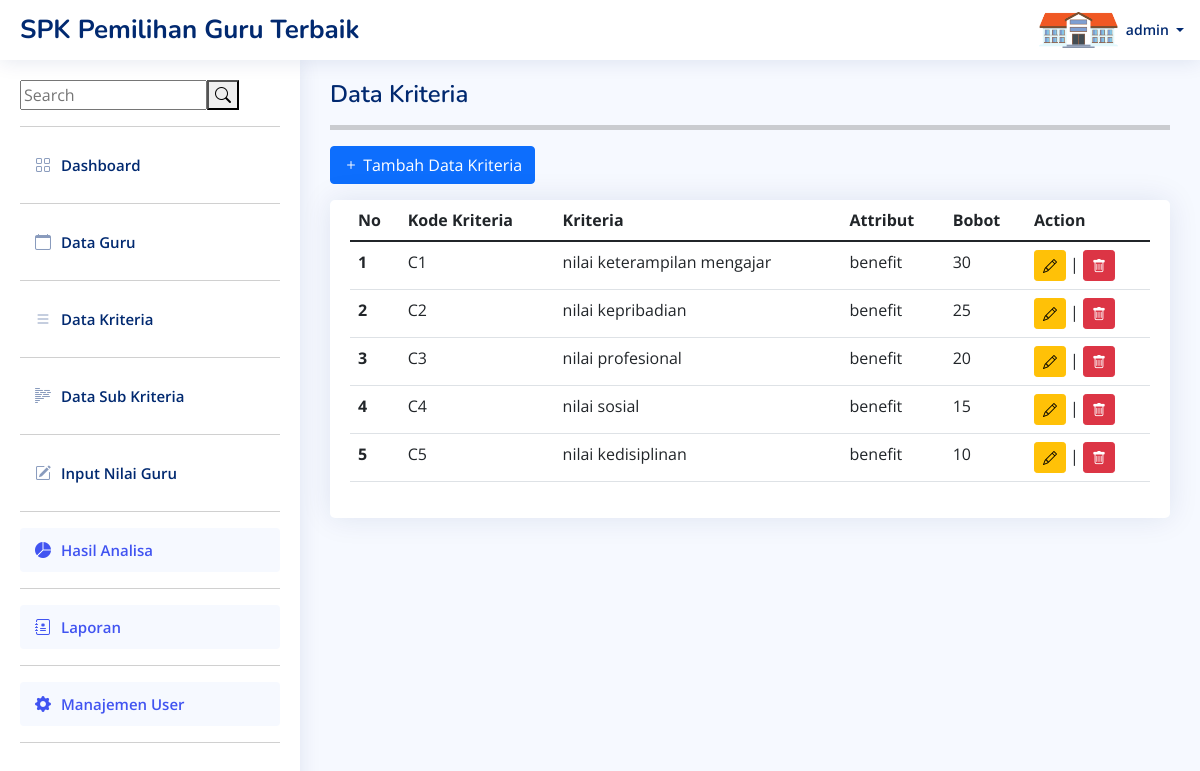
The page /data_kriteria.php (signed in) on the database as committed earlier.
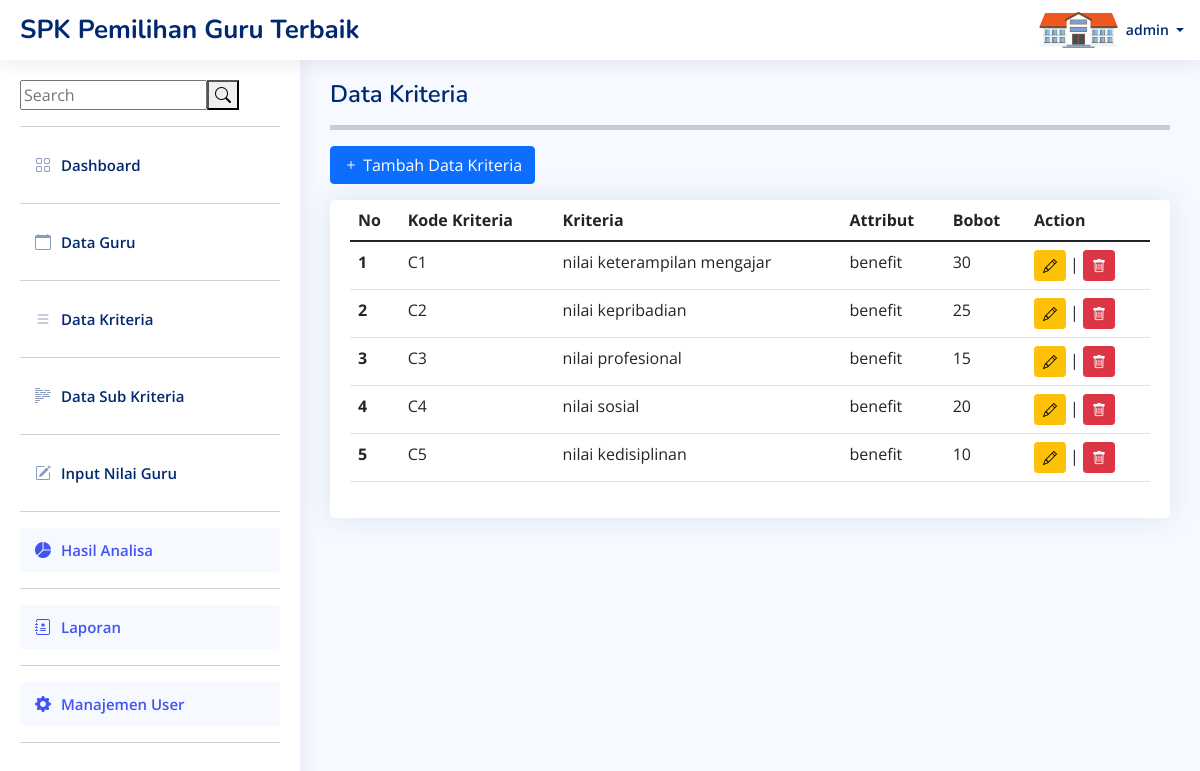
The same page on the database as committed later.
### tables this page shows
CREATE TABLE `kriteria` (
  `id_kriteria` int(11) NOT NULL,
  `kd_kriteria` varchar(50) NOT NULL,
  `nama_kriteria` varchar(100) NOT NULL,
  `attribut` varchar(50) NOT NULL,
  `bobot` int(11) NOT NULL
);

### data_kriteria.php (the view, shortened to what this page needs)
<?php
include("template/headers.php");
include("core/fungsi.php");
$query = "SELECT * FROM kriteria";
$result = mysqli_query($con,$query);
?>
  <main id="main" class="main">
    <div class="pagetitle">
      <h1>Data Kriteria</h1>
      <hr style="height:5px;">
    </div>
    <a href="tambah_kriteria.php" class="btn btn-primary mb-3"><i class="bi bi-plus"></i> Tambah Data Kriteria</a>
    <section class="section">
      <div class="row">
        <div class="col-lg-12">
          <div class="card">
            <div class="card-body">
              <table class="table datatable">
                <thead>
                  <tr>
                    <th scope="col">No</th>
                    <th scope="col">Kode Kriteria</th>
                    <th scope="col">Kriteria</th>
                    <th scope="col">Attribut</th>
                    <th scope="col">Bobot</th>
                    <th scope="col">Action</th>
                  </tr>
                </thead>
                <tbody>
                  <?php
                    $no= 1;
                  foreach($result as $row):
                    ?>
                  <tr>
                    <th scope="row"><?= $no++; ?></th>
                    <td><?= $row['kd_kriteria']; ?></td>
                    <td><?= $row['nama_kriteria']; ?></td>
                    <td><?= $row['attribut']; ?></td>
                    <td><?= $row['bobot']; ?></td>
                    <td>
                      <form action="fkriteria.php" method="post">
                        <a href="edit_kriteria.php?id=<?=$row['id_kriteria']; ?>" class="btn btn-warning btn-sm " name="edit"><i class="bi bi-pencil"></i></a> | <button  class="btn btn-danger btn-sm" name="delete"><i class="bi bi-trash"></i></button>
                      </form>
                      </td>
                    </tr>
                  <?php endforeach; ?>
                </tbody>
              </table>
            </div>
          </div>
        </div>
      </div>
    </section>
  </main>
</body>
</html>

### template/headers.php (shortened to what this page needs)
<!DOCTYPE html>
<html lang="en">
<head>
  <link href="assets/vendor/bootstrap/css/bootstrap.min.css" rel="stylesheet">
  <link href="assets/vendor/bootstrap-icons/bootstrap-icons.css" rel="stylesheet">
  <link href="assets/vendor/boxicons/css/boxicons.min.css" rel="stylesheet">
  <link href="assets/vendor/quill/quill.snow.css" rel="stylesheet">
  <link href="assets/vendor/quill/quill.bubble.css" rel="stylesheet">
  <link href="assets/vendor/remixicon/remixicon.css" rel="stylesheet">
  <link href="assets/vendor/simple-datatables/style.css" rel="stylesheet">
  <link href="assets/css/style.css" rel="stylesheet">
</head>
<body>
  <header id="header" class="header fixed-top d-flex align-items-center">
    <div class="d-flex align-items-center justify-content-between">
      <a href="dashboard.php" class="logo d-flex align-items-center" style="width: 600px;">
        <span class="d-none d-lg-block">SPK Pemilihan Guru Terbaik</span>
      </a>
    </div>
    <nav class="header-nav ms-auto">
      <ul class="d-flex align-items-center">
        <li class="nav-item dropdown pe-3">
          <a class="nav-link nav-profile d-flex align-items-center pe-0" href="#" data-bs-toggle="dropdown">
            <img src="assets/img/background.png" alt="Profile">
            <span class="d-none d-md-block dropdown-toggle ps-2">
            <?php
              if(isset($_SESSION['username'])){
                echo $_SESSION['username'];
              }else{
                exit();
              }
            ?>
            </span>
          </a>
        </li>
      </ul>
    </nav>
  </header>
  <aside id="sidebar" class="sidebar">
    <ul class="sidebar-nav" id="sidebar-nav">
        <div class="search-bar mb-3">
            <form class="search-form d-flex align-items-center" method="POST" action="#">
              <input type="text" name="query" placeholder="Search" title="Enter search keyword">
              <button type="submit" title="Search"><i class="bi bi-search"></i></button>
            </form>
          </div>
          <hr>
      <li class="nav-item mb-3">
        <a class="nav-link collapsed " href="dashboard.php">
          <i class="bi bi-grid"></i>
          <span>Dashboard</span>
        </a>
      </li>
      <hr>
      <li class="nav-item mb-3">
        <a class="nav-link collapsed" href="data_guru.php">
          <i class="bi bi-calendar"></i>
          <span>Data Guru</span>
        </a>
      </li>
      <hr>
      <li class="nav-item mb-3">
        <a class="nav-link collapsed" href="data_kriteria.php">
          <i class="bi bi-list"></i>
          <span>Data Kriteria</span>
        </a>
      </li>
      <hr>
      <li class="nav-item mb-3">
        <a class="nav-link collapsed" href="data_sub_kriteria.php">
          <i class="bi bi-body-text"></i>
          <span>Data Sub Kriteria</span>
        </a>
      </li>
      <hr>
      <li class="nav-item mb-3">
        <a class="nav-link collapsed" href="nilai_guru.php">
          <i class="bi bi-pencil-square"></i>
          <span>Input Nilai Guru</span>
        </a>
      </li>
      <hr>
      <li class="nav-item mb-3">
        <a class="nav-link " href="hasil.php">
          <i class="bi bi-pie-chart-fill"></i>
          <span>Hasil Analisa</span>
        </a>
      </li>
      <hr>
      <li class="nav-item mb-3">
        <a class="nav-link " href="laporan.php" target="_blank">
          <i class="bi bi-journal-medical"></i>
          <span>Laporan</span>
        </a>
      </li>
      <hr>
      <li class="nav-item mb-3">
        <a class="nav-link " href="user.php">
          <i class="bi bi-gear-fill"></i>
          <span>Manajemen User</span>
        </a>
      </li>
      <hr>
    </ul>
  </aside>

### assets/css/style.css (style rules this page uses)
:root { scroll-behavior: smooth; }
body { font-family: "Open Sans", sans-serif; background: #f6f9ff; color: #444444; }
a { color: #4154f1; text-decoration: none; }
h1, h2, h3, h4, h5, h6 { font-family: "Nunito", sans-serif; }
#main { margin-top: 60px; padding: 20px 30px; transition: all 0.3s; }
.pagetitle { margin-bottom: 10px; }
.pagetitle h1 { font-size: 24px; margin-bottom: 0; font-weight: 600; color: #012970; }
.card { margin-bottom: 30px; border: none; border-radius: 5px; box-shadow: 0px 0 30px rgba(1, 41, 112, 0.1); overflow: hidden; }
.card-body { padding: 0 20px 20px 20px; }
.logo { line-height: 1; }
@media (min-width: 1200px) { .logo { width: 280px; } }
.logo span { font-size: 26px; font-weight: 700; color: #012970; font-family: "Nunito", sans-serif; }
.header { transition: all 0.5s; z-index: 997; height: 60px; box-shadow: 0px 2px 20px rgba(1, 41, 112, 0.1); background-color: #fff; padding-left: 20px; }
.header-nav ul { list-style: none; }
.header-nav > ul { margin: 0; padding: 0; }
.header-nav .nav-profile { color: #012970; }
.header-nav .nav-profile img { max-height: 36px; }
.header-nav .nav-profile span { font-size: 14px; font-weight: 600; }
.sidebar { position: fixed; top: 60px; left: 0; bottom: 0; width: 300px; z-index: 996; transition: all 0.3s; padding: 20px; overflow-y: auto; scrollbar-width: thin; scrollbar-color: #aab7cf transparent; box-shadow: 0px 0px 20px rgba(1, 41, 112, 0.1); background-color: #fff; }
@media (min-width: 1200px) { #main, #footer { margin-left: 300px; } }
.sidebar-nav { padding: 0; margin: 0; list-style: none; }
.sidebar-nav li { padding: 0; margin: 0; list-style: none; }
.sidebar-nav .nav-item { margin-bottom: 5px; }
.sidebar-nav .nav-link { display: flex; align-items: center; font-size: 15px; font-weight: 600; color: #4154f1; transition: 0.3; background: #f6f9ff; padding: 10px 15px; border-radius: 4px; }
.sidebar-nav .nav-link i { font-size: 16px; margin-right: 10px; color: #4154f1; }
.sidebar-nav .nav-link.collapsed { color: #012970; background: #fff; }
.sidebar-nav .nav-link.collapsed i { color: #899bbd; }

Rows that differ between the two databases and show on the page:
changed kriteria "nilai profesional": bobot "20" → "15"
changed kriteria "nilai sosial": bobot "15" → "20"
